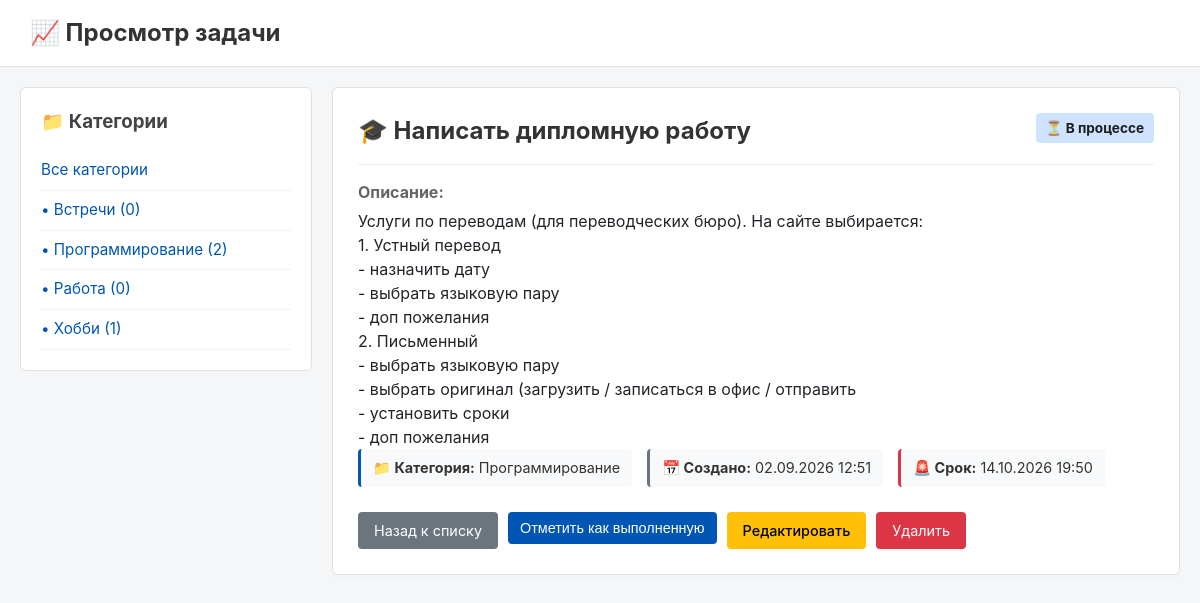
The page /task/2/ on the database its author committed.
### todoapp/models.py (models this page shows, shortened)
class Category(models.Model):
    name = models.CharField(
        max_length = 60,
        verbose_name = "Название",
        help_text = "Введите название категории:"
    )
    class Meta:
        verbose_name = "Категория"
        verbose_name_plural = "Категории"
        ordering = ['name']

class Task(models.Model):
    title = models.CharField(
        max_length=200,
        verbose_name="Задача",
        help_text="Введите название задачи:"
    )
    description = models.TextField(
        max_length=500,
        verbose_name="Описание",
        help_text="Введите описание задачи:"
    )
    created_date = models.DateTimeField(
        auto_now_add=True,
        verbose_name="Дата создания задачи:",
        help_text="Введите дату создания задачи:"
    )
    due_date = models.DateTimeField(
        null=True,
        blank=True,
        verbose_name="Срок выполнения задачи:",
        help_text="Введите срок выполнения задачи:"
    )
    is_completed = models.BooleanField(
        default=False,
        verbose_name="Выполнено",
    )
    category_task = models.ForeignKey(
        Category,
        on_delete = models.SET_NULL,
        null=True,
        blank=True,
        verbose_name="Название",
        related_name="tasks", #category.tasks.all
    )
    @property
    def is_past_due(self):
        if self.due_date and not self.is_completed:
            return timezone.now() > self.due_date
        return False
    class Meta:
        verbose_name="Задача"
        verbose_name_plural="Задачи"
        ordering=['is_completed', '-created_date']

### todoapp/views.py (the view)
# urls.py: path('task/<int:pk>/', views.TaskDetailView.as_view(), name='task_detail'),
class TaskDetailView(DetailView):
    model = Task
    template_name = "taskview.html"
    context_object_name = "task"
    def get_context_data(self, **kwargs):
        context = super().get_context_data(**kwargs)
        context['title'] = f"Задача: {self.object.title}"
        context['categories'] = Category.objects.all()
        return context

### templates/taskview.html (shortened to what this page needs)
<!DOCTYPE html>
<html lang="ru">
<head>
    <link rel="stylesheet" href="/static/styles.css">
</head>
<body>
    <div class="header-bar">
        <h2>📈 Просмотр задачи</h2>
    </div>
    <div class="main-layout">
        <div class="sidebar">
            <h3>📁 Категории</h3>
            <a href="{% url 'todo:index' %}" class="category-link">Все категории</a>
            {% for category in categories %}
                <a href="{% url 'todo:index' %}?category={{ category.id }}" class="category-link">
                    • {{ category.name }} ({{ category.tasks.count }})
                </a>
            {% empty %}
                <p>Категорий нет</p>
            {% endfor %}
        </div>
        <div class="content-area">
            <div class="detail-card">
                <div class="detail-header">
                    <h2>{{ task.title }}</h2>
                    {% if task.is_completed %}
                        <span class="badge badge-success">✅ Выполнено</span>
                    {% elif task.is_past_due %}
                        <span class="badge" style="background-color: #f8d7da; color: #842029;">🚨 Просрочена</span>
                    {% else %}
                        <span class="badge badge-info">⏳ В процессе</span>
                    {% endif %}
                </div>
                <hr class="detail-divider">
                <div class="detail-description">
                    <h4>Описание:</h4>
                    <p>{{ task.description|default:"Описание отсутствует" }}</p>
                </div>
                <div class="detail-meta-grid">
                    <div class="meta-pill meta-pill-category">
                        <strong>📁 Категория:</strong> {{ task.category_task.name|default:"Без категории" }}
                    </div>
                    <div class="meta-pill meta-pill-created">
                        <strong>📅 Создано:</strong> {{ task.created_date|date:"d.m.Y H:i" }}
                    </div>
                    <div class="meta-pill meta-pill-due">
                        <strong>🚨 Срок:</strong> {{ task.due_date|date:"d.m.Y H:i"|default:"Не ограничен" }}
                    </div>
                </div>
                <div class="btn-group">
                    <a href="{% url 'todo:index' %}" class="btn btn-secondary">Назад к списку</a>
                    <form action="{% url 'todo:task_toggle' task.id %}" method="post" style="display: inline;">
                        <button type="submit" class="btn {% if task.is_completed %}btn-secondary{% else %}btn-primary{% endif %}" style="border: none; cursor: pointer;">
                            {% if task.is_completed %}Отметить как активную{% else %}Отметить как выполненную{% endif %}
                        </button>
                    </form>
                    <a href="{% url 'todo:task_edit' task.id %}" class="btn btn-warning">Редактировать</a>
                    <a href="#" class="btn btn-danger">Удалить</a>
                </div>
            </div>
        </div>
    </div>
</body>
</html>

### todoapp/static/styles.css (style rules this page uses)
body { font-family: -apple-system, BlinkMacSystemFont, "Segoe UI", Roboto, Helvetica, Arial, sans-serif; background-color: #f5f6f8; color: #333333; margin: 0; padding: 0; line-height: 1.5; }
.header-bar { background-color: #ffffff; padding: 15px 30px; border-bottom: 1px solid #e0e0e0; margin-bottom: 20px; }
.header-bar h2 { margin: 0; }
.main-layout { display: flex; max-width: 1200px; margin: 0 auto; padding: 0 20px; gap: 20px; }
.sidebar { width: 250px; flex-shrink: 0; background: #ffffff; padding: 20px; border-radius: 6px; border: 1px solid #e0e0e0; align-self: flex-start; }
.sidebar h3 { margin-top: 0; margin-bottom: 15px; color: #444; }
.category-link { display: block; color: #0056b3; text-decoration: none; padding: 8px 0; font-size: 0.95em; border-bottom: 1px solid #f0f0f0; }
.content-area { flex-grow: 1; }
.detail-card { background: white; padding: 25px; border: 1px solid #e0e0e0; border-radius: 6px; box-shadow: 0 2px 4px rgba(0,0,0,0.02); }
.detail-header { display: flex; justify-content: space-between; align-items: flex-start; margin-bottom: 15px; }
.detail-header h2 { margin: 0; color: #333; }
.badge { padding: 5px 10px; border-radius: 4px; font-weight: bold; font-size: 0.85em; }
.badge-info { background-color: #cfe2ff; color: #1a1d20; }
.detail-divider { border: 0; border-top: 1px solid #eee; margin-bottom: 15px; }
.detail-description h4 { margin: 0 0 5px 0; color: #666; }
.detail-description p { margin: 0; line-height: 1.5; color: #212529; white-space: pre-line; }
.detail-meta-grid { display: flex; flex-wrap: wrap; gap: 15px; margin-bottom: 25px; font-size: 0.9em; }
.meta-pill { background: #f8f9fa; padding: 8px 12px; border-radius: 4px; }
.meta-pill-category { border-left: 3px solid #0056b3; }
.meta-pill-created { border-left: 3px solid #6c757d; }
.meta-pill-due { border-left: 3px solid #dc3545; }
.btn-group { display: flex; gap: 10px; }
.btn { padding: 8px 16px; text-decoration: none; border-radius: 4px; font-size: 0.9em; display: inline-block; }
.btn-primary { background-color: #0056b3; color: white; padding: 8px 12px; }
.btn-secondary { background-color: #6c757d; color: white; }
.btn-warning { background-color: #ffc107; color: #000; font-weight: 500; }
.btn-danger { background-color: #dc3545; color: white; }

### rows shown on the page
Category: name "Встречи", tasks.count "0"
Category: name "Программирование", tasks.count "2"
Category: name "Работа", tasks.count "0"
Category: name "Хобби", tasks.count "1"
Task: title "🎓 Написать дипломную работу", description "Услуги по переводам (для переводческих бюро). На сайте выбирается: 1. Устный перевод - назначить дату - выбрать языковую пару - доп пожелания 2. Письменный - выбрать языковую пару - выбрать оригинал (загрузить / записаться в офис / отправить - установить сроки - доп пожелания", category_task.name "Программирование", created_date "02.09.2026 12:51", due_date "14.10.2026 19:50"
